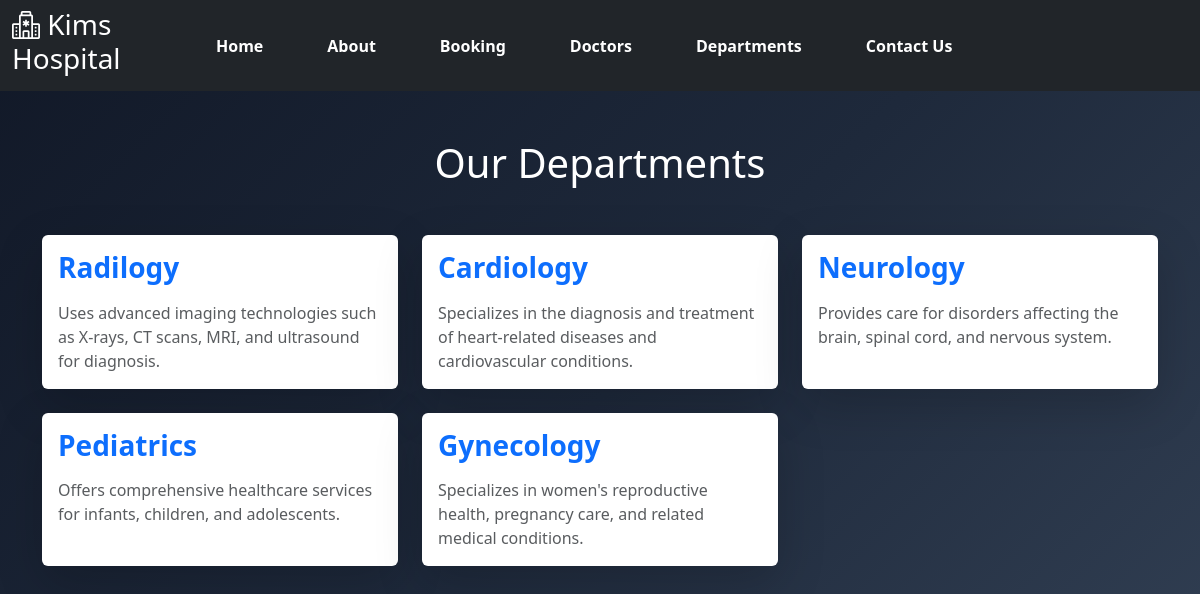
Page /department/ on the committed database.
### hospital_app/models.py (models this page shows, shortened)
class Department(models.Model):
    dp_name = models.CharField(max_length=100)
    dp_description = models.TextField()

### hospital_app/views.py (the view)
# urls.py: path('department/',views.department ,name = 'department'),
def department(request):
    department = Department.objects.all()
    return render (request,'department.html',{'dept':department})

### hospital_app/templates/department.html
{% extends 'base.html' %}
{% load static %}
{% block extra_css %}
<link rel="stylesheet" href="{% static 'css/index.css' %}">
{% endblock %}
{% block content %}
<div class="container py-5">
    <h1 class="text-center text-white mb-5">
        Our Departments
    </h1>
    <div class="row g-4">
        {% for i in dept %}
        <div class="col-md-6 col-lg-4">
            <div class="card department-card border-0 shadow-lg h-100">
                <div class="card-body">
                    <h3 class="card-title fw-bold text-primary mb-3">
                        {{ i.dp_name }}
                    </h3>
                    <p class="card-text text-muted">
                        {{ i.dp_description }}
                    </p>
                </div>
            </div>
        </div>
        {% endfor %}
    </div>
</div>
{% endblock %}

### static/css/index.css (style rules this page uses)
body { min-height: 100vh; background: linear-gradient( 135deg, #111827 0%, #1e293b 50%, #334155 100% ); }

### rows in the picture
Department: dp_name "Radilogy", dp_description "Uses advanced imaging technologies such as X-rays, CT scans, MRI, and ultrasound for diagnosis."
Department: dp_name "Cardiology", dp_description "Specializes in the diagnosis and treatment of heart-related diseases and cardiovascular conditions."
Department: dp_name "Neurology", dp_description "Provides care for disorders affecting the brain, spinal cord, and nervous system."
Department: dp_name "Pediatrics", dp_description "Offers comprehensive healthcare services for infants, children, and adolescents."
Department: dp_name "Gynecology", dp_description "Specializes in women's reproductive health, pregnancy care, and related medical conditions."
